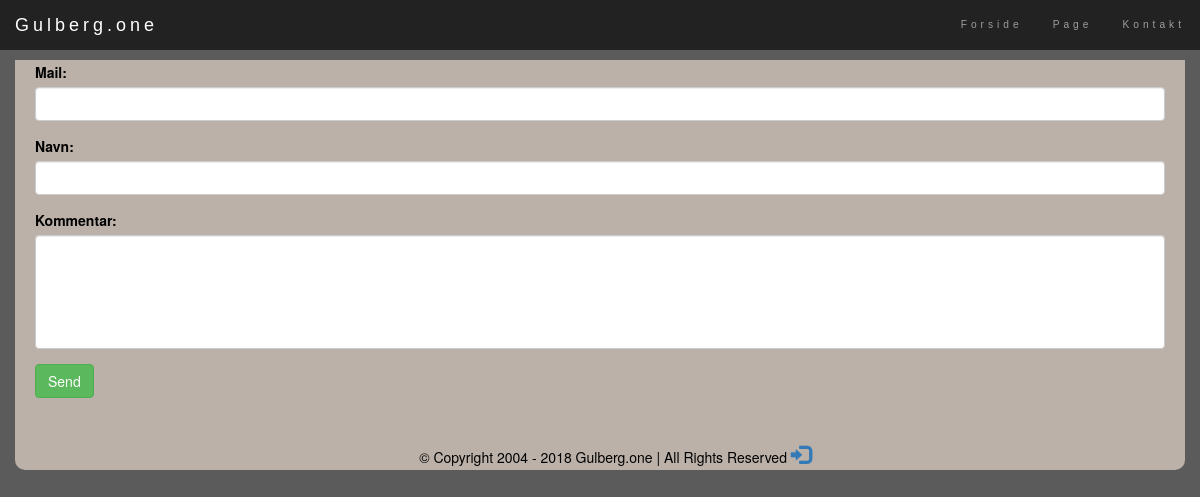
Screenshot of /kontakt.php with the database file from the repository.
### tables this page shows
CREATE TABLE `ReplaceDBnavi` (
  `id` int(11) NOT NULL,
  `link` varchar(40) NOT NULL,
  `required` int(11) NOT NULL,
  `navi_order` int(11) NOT NULL,
  `permission` int(11) NOT NULL,
  `place` varchar(32) NOT NULL
);

CREATE TABLE `ReplaceDBnavi_name` (
  `id` int(11) NOT NULL,
  `name` varchar(32) NOT NULL,
  `language` varchar(8) NOT NULL,
  `parent_id` int(11) NOT NULL
);

### core/unite_includes.php (called while the page is built, shortened)
<?php
require_once $_SERVER['DOCUMENT_ROOT']."/core/includes/head.php";
require_once $_SERVER['DOCUMENT_ROOT']."/core/includes/nav_plus_logo.php";
require_once $_SERVER['DOCUMENT_ROOT']."/".$sidenssti.$content;
require_once $_SERVER['DOCUMENT_ROOT']."/core/includes/foot.php";
?>

### kontakt.php (called while the page is built, shortened)
<?php
$sidenssti = "content/contact";
$content = "/content.php";
require_once $_SERVER['DOCUMENT_ROOT']. "/core/unite_includes.php";
?>

### core/lang/DK.php (called while the page is built, shortened)
<?php
$lang_data_name = "Navn";
$lang_data_comment = "Kommentar";
$lang_data_mail = "Mail";
?>

### core/includes/nav_plus_logo.php (the view, shortened to what this page needs)
<div class="container">
    <nav class="navbar navbar-inverse navbar-fixed-top">
        <div class="container-fluid">
                <div class="navbar-header">
            <a class="navbar-brand" href="/index"><?php echo GLOBAL_FIRM_NAME; ?></a>
        </div>
        <div class="collapse navbar-collapse" id="myNavbar">
            <ul class="nav navbar-nav navbar-right small">
                    <?php
                        try {
                            $conn = get_db_connection(MAIN_DB_HOST, MAIN_DB_DATABASE_NAME, MAIN_DB_USER, MAIN_DB_PASS);
                            $stmt = $conn->prepare("SELECT ReplaceDBnavi.link, ReplaceDBnavi_name.name
                                                    FROM ReplaceDBnavi
                                                    INNER JOIN ReplaceDBnavi_name ON ReplaceDBnavi.id=ReplaceDBnavi_name.parent_id
                                                    WHERE ReplaceDBnavi.place = 'standart'
                                                    ORDER BY navi_order;");
                            $stmt->execute(array($_SESSION['session_language']));
                            if ($stmt->rowCount() > 0) {
                                foreach($stmt->fetchAll() as $row) {
                                    echo '<li><a href="/'.$row['link'].'">'.$row['name'].'</a></li>';
                                }
                            }
                        }
                        catch(PDOException $e) {
                                $feedback = "Der er sket en fejl.";
                        }
                    ?>
            </ul>
        </div>
        </div>
    </nav>
</div>

### core/includes/head.php (shortened to what this page needs)
<?php
echo '<!DOCTYPE html>
<html lang="da-DK">
<head>
<meta http-equiv="X-UA-Compatible" content="IE=edge">
<meta http-equiv="Content-Type" content="text/html; charset=utf-8"/>
<meta name="viewport" content="width=device-width, initial-scale=1" />
<title>'.GLOBAL_FIRM_NAME . ' - ' . $web_page_name.'</title>
<meta name="description" content="'.GLOBAL_FIRM_DESCRIPTION.'"/>
<meta name="robots" content="noodp"/>
<link rel="canonical" href="'.GLOBAL_URL.'" />
<meta property="og:locale" content="'.GLOBAL_META_LOCAL.'" />
<meta property="og:type" content="website" />
<meta property="og:title" content="'.GLOBAL_FIRM_NAME.'" />
<meta property="og:description" content="'.GLOBAL_FIRM_DESCRIPTION.'" />
<meta property="og:url" content="'.GLOBAL_URL.'" />
<meta property="og:site_name" content="'.GLOBAL_FIRM_NAME.'" />
<meta property="og:image" content="'.GLOBAL_URL.'" />
<meta name="twitter:card" content="'.GLOBAL_FIRM_DESCRIPTION.'" />
<meta name="twitter:description" content="'.GLOBAL_FIRM_DESCRIPTION.'" />
<meta name="twitter:title" content="'.GLOBAL_FIRM_NAME.'" />
<meta name="twitter:image" content="'.GLOBAL_URL.'" />
<link rel="stylesheet" href="https://maxcdn.bootstrapcdn.com/bootstrap/3.3.7/css/bootstrap.min.css">
<script src="https://ajax.googleapis.com/ajax/libs/jquery/1.12.4/jquery.min.js"></script>
<script src="https://maxcdn.bootstrapcdn.com/bootstrap/3.3.7/js/bootstrap.min.js"></script>
<link rel="stylesheet" href="/design/style.css">
</head>
<body>';
?>

### content/contact/content.php (shortened to what this page needs)
<div class="container GLOBALdesign">
        <div class="row">
            <div class="col-sm-12">
  <form action="/content/contact/process" id="contactForm" onsubmit="return validateContactForm()" method="post">
<div class="form-group">
  	<label for="mail"><?php echo $lang_data_mail . ":" ?></label>
  	<input type="text" class="form-control" name="mail" id="mail" value="<?php echo $_SESSION["contact_mail"]; unset($_SESSION["contact_mail"]); ?>">
  </div>
  <div class="form-group">
  	<label for="usr"><?php echo $lang_data_name . ":" ?></label>
  	<input type="text" class="form-control" name="name" id="name" value="<?php echo $_SESSION["contact_name"]; unset($_SESSION["contact_name"]); ?>">
  </div>
    <div class="form-group">
      <label for="comment"><?php echo $lang_data_comment . ":" ?></label>
      <textarea class="form-control" style="resize: none;" rows="5" name="comment" id="comment"><?php echo $_SESSION["contact_comment"]; unset($_SESSION["contact_comment"]); ?></textarea>
    </div>
     <button type="submit" class="btn btn-success">Send</button>
  </form>
            </div>
        </div>
</div>

### core/includes/foot.php (shortened to what this page needs)
<?php
    echo '<footer class="container text-center" style="border-radius: 0px 0px 10px 10px; margin-bottom:50px; background-color:#bbb1a9;">
    <div class="container" style="padding-top:25px;">© Copyright 2004 - '.date('Y').' '.GLOBAL_FIRM_NAME.' | All Rights Reserved <a href="#" data-toggle="modal" data-target="#myModal" style="font-size: 20px;"><span class="glyphicon glyphicon-log-in"></span></a></div></footer>';
?>
    </body>
</html>

### design/style.css (style rules this page uses)
body { color: black; background: #5B5B5B; }
.GLOBALdesign { margin-top: 60px; margin-bottom: -2px; padding:20px; padding-top:2px; border-radius: 0px 0px 0px 0px; background: #bbb1a9; }
.navbar { margin-bottom: 0; z-index: 9997; border: 0; font-size: 12px !important; line-height: 1.42857143 !important; letter-spacing: 4px; border-radius: 0; font-family: Montserrat, sans-serif; }

### rows the page displays
replacedbnavi: replacedbnavi_name.name "Forside"
replacedbnavi: replacedbnavi_name.name "Page"
replacedbnavi: replacedbnavi_name.name "Kontakt"

### other values shown
GLOBAL_FIRM_NAME "Gulberg.one"
$lang_data_mail "Mail"
$lang_data_name "Navn"
$lang_data_comment "Kommentar"
